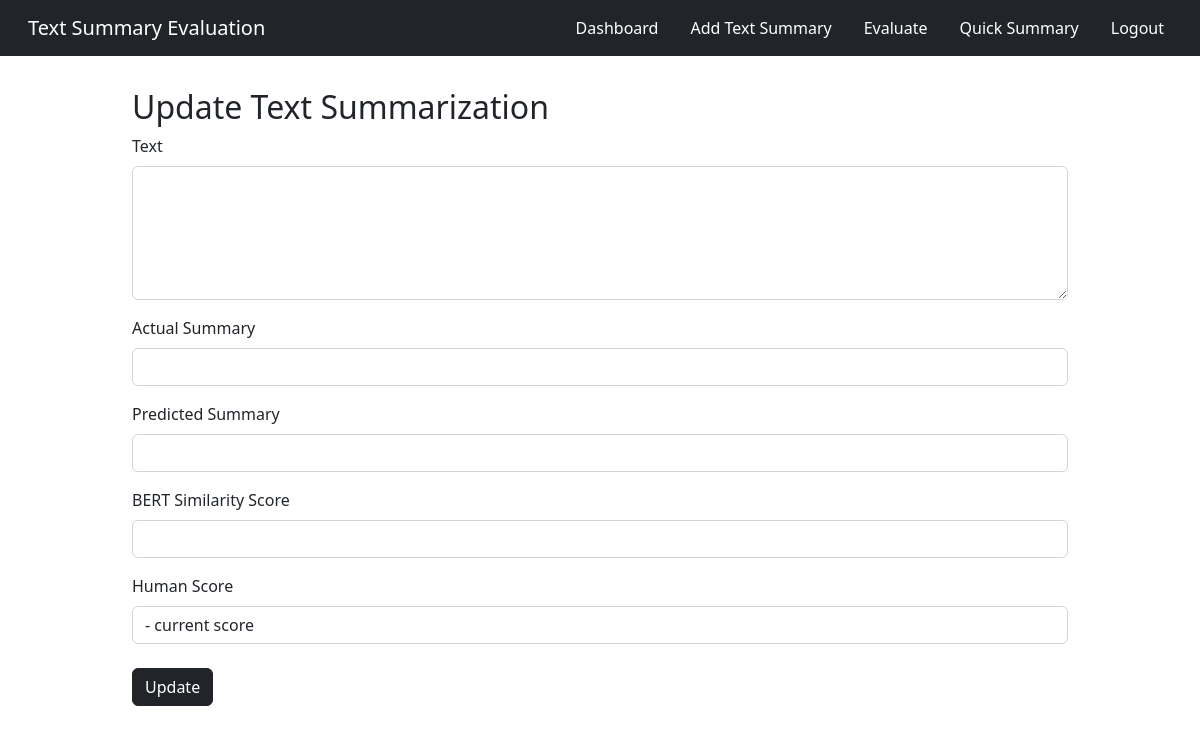
Page /textsum/update/35 (signed in) on the earlier database version.
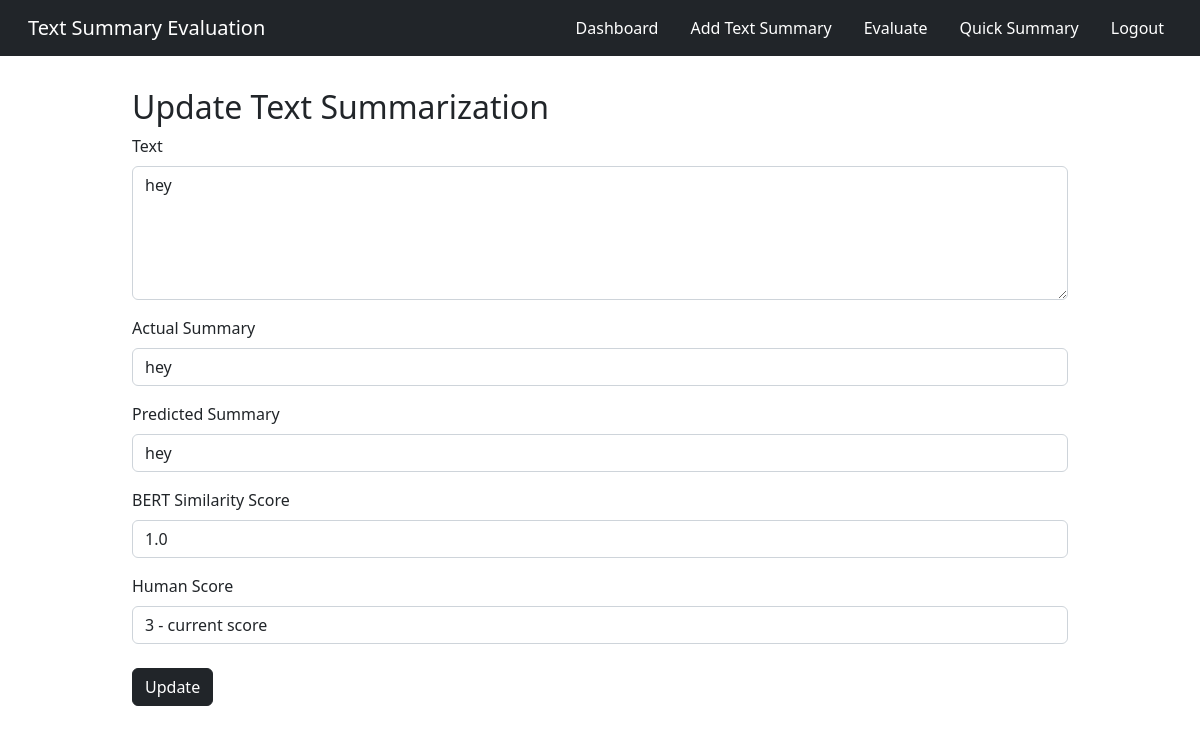
Same page on the later database version.
### app.py (models this page shows, shortened)
class TextSum(db.Model):
    sno = db.Column(db.Integer, primary_key=True)
    text = db.Column(db.String(10000), nullable=False)
    predicted_summary = db.Column(db.String(1000), nullable=False)
    actual_summary = db.Column(db.String(1000), nullable=False)
    cos_sim_score = db.Column(db.Float, nullable=True)
    human_score = db.Column(db.Float, nullable=True)
    date_created = db.Column(db.DateTime, default=datetime.utcnow)

### app.py (the view, shortened to what this page needs)
@app.route('/textsum/update/<int:sno>',  methods=['GET', 'POST'])
@login_required
def update(sno):
    textsum = TextSum.query.filter_by(sno=sno).first()
    return render_template('update.html', textsum=textsum)

### app.py (called while the page is built)
@login_manager.user_loader
def load_user(user_id):
    return User.get(user_id)

    def get(id):
        return User.query.filter_by(id=id).first()

### templates/update.html (shortened to what this page needs)
<!doctype html>
<html lang="en">
<head>
    <link href="https://cdn.jsdelivr.net/npm/bootstrap@5.2.1/dist/css/bootstrap.min.css" rel="stylesheet"
>
</head>
<body>
{% extends 'base2.html' %}
{% block body %}
    <div class="container">
        <h2>Update Text Summarization</h2>
        <form class="form" action="/textsum/update/{{textsum.sno}}" method="POST">
            <div class="mb-3">
                <label for="text" class="form-label">Text</label>
                <textarea id="textarea1" class="form-control" rows="5" name="text">{{textsum.text}}</textarea>
            </div>
            <div class="mb-3">
                <label for="actual_summary" class="form-label">Actual Summary</label>
                <input type="text" class="form-control" name="actual_summary" value="{{textsum.actual_summary}}">
            </div>
            <div class="mb-3">
                <label for="predicted_summary" class="form-label">Predicted Summary</label>
                <input type="text" class="form-control" name="predicted_summary" value="{{textsum.predicted_summary}}" readonly>
            </div>
            <div class="mb-3">
                <label for="cos_sim_score" class="form-label">BERT Similarity Score</label>
                <input type="number" class="form-control" name="cos_sim_score" value="{{textsum.cos_sim_score}}" readonly>
            </div>
            <div class="mb-4">
                <label for="human_score" class="form-label">Human Score</label>
                <select class="form-control" name="human_score">
                    <option value="{{textsum.human_score}}">{{textsum.human_score}} - current score</option>
                </select>
            </div>
            <button type="submit" class="btn btn-dark">Update</button>
        </form>
    </div>
{% endblock body %}

Differences in the rows shown:
added TextSum: text "hey", actual_summary "hey", predicted_summary "hey", cos_sim_score "1.0", human_score "3 - current score"
Other differences:
form field human_score: "- current score" → (not shown)
